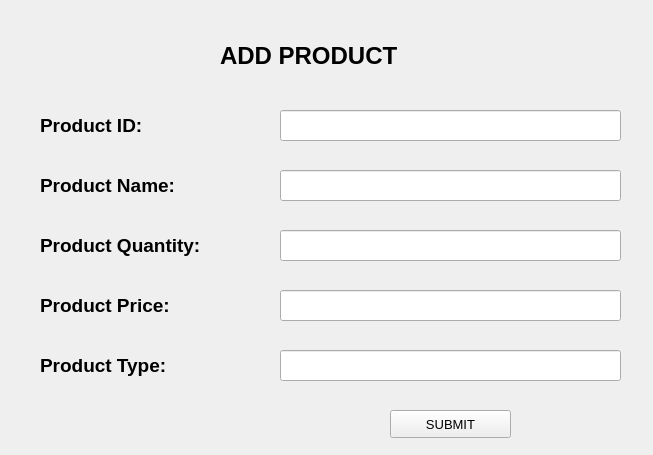
<?xml version="1.0" encoding="UTF-8"?>
<ui version="4.0">
 <class>MainWindow</class>
 <widget class="QMainWindow" name="MainWindow">
  <property name="geometry">
   <rect>
    <x>0</x>
    <y>0</y>
    <width>653</width>
    <height>455</height>
   </rect>
  </property>
  <property name="sizePolicy">
   <sizepolicy hsizetype="Fixed" vsizetype="Fixed">
    <horstretch>0</horstretch>
    <verstretch>0</verstretch>
   </sizepolicy>
  </property>
  <property name="minimumSize">
   <size>
    <width>653</width>
    <height>455</height>
   </size>
  </property>
  <property name="maximumSize">
   <size>
    <width>653</width>
    <height>455</height>
   </size>
  </property>
  <property name="sizeIncrement">
   <size>
    <width>653</width>
    <height>455</height>
   </size>
  </property>
  <property name="windowTitle">
   <string>ADD Product</string>
  </property>
  <widget class="QWidget" name="centralwidget">
   <widget class="QLabel" name="Product_Qty">
    <property name="geometry">
     <rect>
      <x>40</x>
      <y>90</y>
      <width>201</width>
      <height>71</height>
     </rect>
    </property>
    <property name="font">
     <font>
      <family>Arial</family>
      <pointsize>14</pointsize>
      <weight>75</weight>
      <bold>true</bold>
     </font>
    </property>
    <property name="layoutDirection">
     <enum>Qt::LeftToRight</enum>
    </property>
    <property name="text">
     <string>Product ID:</string>
    </property>
   </widget>
   <widget class="QLabel" name="Product_name">
    <property name="geometry">
     <rect>
      <x>40</x>
      <y>150</y>
      <width>161</width>
      <height>71</height>
     </rect>
    </property>
    <property name="font">
     <font>
      <family>Arial</family>
      <pointsize>14</pointsize>
      <weight>75</weight>
      <bold>true</bold>
     </font>
    </property>
    <property name="layoutDirection">
     <enum>Qt::LeftToRight</enum>
    </property>
    <property name="text">
     <string>Product Name:</string>
    </property>
   </widget>
   <widget class="QLabel" name="Product_price">
    <property name="geometry">
     <rect>
      <x>40</x>
      <y>210</y>
      <width>191</width>
      <height>71</height>
     </rect>
    </property>
    <property name="font">
     <font>
      <family>Arial</family>
      <pointsize>14</pointsize>
      <weight>75</weight>
      <bold>true</bold>
     </font>
    </property>
    <property name="layoutDirection">
     <enum>Qt::LeftToRight</enum>
    </property>
    <property name="text">
     <string>Product Quantity:</string>
    </property>
   </widget>
   <widget class="QLabel" name="Product_ID">
    <property name="geometry">
     <rect>
      <x>40</x>
      <y>270</y>
      <width>191</width>
      <height>71</height>
     </rect>
    </property>
    <property name="font">
     <font>
      <family>Arial</family>
      <pointsize>14</pointsize>
      <weight>75</weight>
      <bold>true</bold>
     </font>
    </property>
    <property name="layoutDirection">
     <enum>Qt::LeftToRight</enum>
    </property>
    <property name="text">
     <string>Product Price:</string>
    </property>
   </widget>
   <widget class="QLabel" name="Product_type">
    <property name="geometry">
     <rect>
      <x>40</x>
      <y>330</y>
      <width>191</width>
      <height>71</height>
     </rect>
    </property>
    <property name="font">
     <font>
      <family>Arial</family>
      <pointsize>14</pointsize>
      <weight>75</weight>
      <bold>true</bold>
     </font>
    </property>
    <property name="layoutDirection">
     <enum>Qt::LeftToRight</enum>
    </property>
    <property name="text">
     <string>Product Type:</string>
    </property>
   </widget>
   <widget class="QLabel" name="ADD_PRODUCT">
    <property name="geometry">
     <rect>
      <x>220</x>
      <y>20</y>
      <width>241</width>
      <height>71</height>
     </rect>
    </property>
    <property name="font">
     <font>
      <family>Arial</family>
      <pointsize>18</pointsize>
      <weight>75</weight>
      <bold>true</bold>
     </font>
    </property>
    <property name="contextMenuPolicy">
     <enum>Qt::NoContextMenu</enum>
    </property>
    <property name="layoutDirection">
     <enum>Qt::LeftToRight</enum>
    </property>
    <property name="text">
     <string>ADD PRODUCT</string>
    </property>
   </widget>
   <widget class="QLineEdit" name="prod_id_LE">
    <property name="geometry">
     <rect>
      <x>280</x>
      <y>110</y>
      <width>341</width>
      <height>31</height>
     </rect>
    </property>
    <property name="font">
     <font>
      <family>Arial</family>
      <pointsize>12</pointsize>
     </font>
    </property>
    <property name="focusPolicy">
     <enum>Qt::WheelFocus</enum>
    </property>
    <property name="alignment">
     <set>Qt::AlignCenter</set>
    </property>
   </widget>
   <widget class="QLineEdit" name="prodname_LE">
    <property name="geometry">
     <rect>
      <x>280</x>
      <y>170</y>
      <width>341</width>
      <height>31</height>
     </rect>
    </property>
    <property name="font">
     <font>
      <family>Arial</family>
      <pointsize>12</pointsize>
     </font>
    </property>
    <property name="alignment">
     <set>Qt::AlignCenter</set>
    </property>
   </widget>
   <widget class="QLineEdit" name="prodqtyLE">
    <property name="geometry">
     <rect>
      <x>280</x>
      <y>230</y>
      <width>341</width>
      <height>31</height>
     </rect>
    </property>
    <property name="font">
     <font>
      <family>Arial</family>
      <pointsize>12</pointsize>
     </font>
    </property>
    <property name="alignment">
     <set>Qt::AlignCenter</set>
    </property>
   </widget>
   <widget class="QLineEdit" name="Prodprice_LE">
    <property name="geometry">
     <rect>
      <x>280</x>
      <y>290</y>
      <width>341</width>
      <height>31</height>
     </rect>
    </property>
    <property name="font">
     <font>
      <family>Arial</family>
      <pointsize>12</pointsize>
     </font>
    </property>
    <property name="alignment">
     <set>Qt::AlignCenter</set>
    </property>
   </widget>
   <widget class="QLineEdit" name="prodtype_LE">
    <property name="geometry">
     <rect>
      <x>280</x>
      <y>350</y>
      <width>341</width>
      <height>31</height>
     </rect>
    </property>
    <property name="font">
     <font>
      <family>Arial</family>
      <pointsize>12</pointsize>
     </font>
    </property>
    <property name="alignment">
     <set>Qt::AlignCenter</set>
    </property>
   </widget>
   <widget class="QPushButton" name="submit_button">
    <property name="geometry">
     <rect>
      <x>390</x>
      <y>410</y>
      <width>121</width>
      <height>28</height>
     </rect>
    </property>
    <property name="font">
     <font>
      <family>Arial</family>
      <pointsize>10</pointsize>
      <weight>50</weight>
      <bold>false</bold>
     </font>
    </property>
    <property name="text">
     <string>SUBMIT</string>
    </property>
   </widget>
   <widget class="QLabel" name="Background">
    <property name="geometry">
     <rect>
      <x>0</x>
      <y>0</y>
      <width>651</width>
      <height>451</height>
     </rect>
    </property>
    <property name="text">
     <string/>
    </property>
   </widget>
  </widget>
 </widget>
 <resources/>
 <connections/>
</ui>
